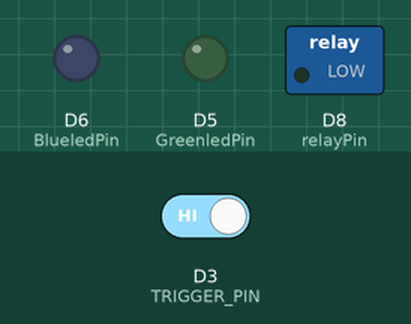
Simulated run of this sketch. Board: ESP8266 (NodeMCU). Parts: switched loads named in the sketch (green lamp = pin HIGH), output pins drawn as LEDs (lit = HIGH). The inputs (shaded band) are chosen by the test bench; at power-on: D3 (TRIGGER_PIN) HIGH. WiFi joins after 1.5 s; servers stay silent unless stated; what the sketch prints to the serial monitor is not drawn.

Above: at 0.0 s.
At 5.7 s:
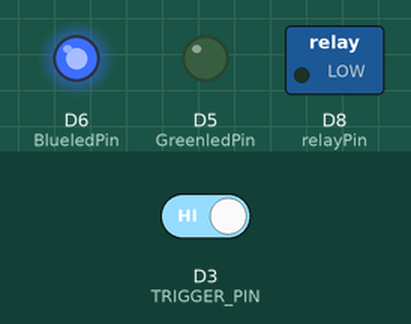
5.8 s: D3 (TRIGGER_PIN) driven LOW
7.3 s: D3 (TRIGGER_PIN) driven HIGH
Timing chart, 0 to 10.3 s (numbered marks = the images above; inputs shaded):
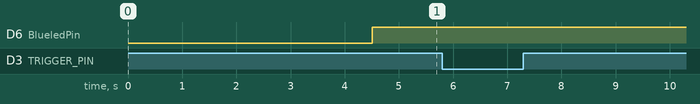

The sketch:

CoffeeMakerWiFi.ino
```cpp
/**
 * WiFiManager advanced demo, contains advanced configurartion options
 * Implements TRIGGEN_PIN button press, press for ondemand configportal, hold for 3 seconds for reset settings.
 */
#include <WiFiManager.h> // https://github.com/tzapu/WiFiManager

#define TRIGGER_PIN 0

// wifimanager can run in a blocking mode or a non blocking mode
// Be sure to know how to process loops with no delay() if using non blocking
bool wm_nonblocking = false; // change to true to use non blocking
bool brewingState = false; // change to true when brew cycle starts
int BrewStartTime = 0;
WiFiManager wm; // global wm instance
WiFiManagerParameter coffeeParam; // global param ( for non blocking w params )
const int relayPin = D8; // Change this to the pin controlling your relay
const int GreenledPin   = D5;  // Pin controlling the Green LED
const int BlueledPin   = D6;   // Pin controlling the Blue LED

void setup() {
  WiFi.mode(WIFI_STA); // explicitly set mode, esp defaults to STA+AP
  Serial.begin(115200);
  Serial.setDebugOutput(true);
  delay(3000);
  Serial.println("\n Starting");

  pinMode(TRIGGER_PIN, INPUT);
  pinMode(relayPin, OUTPUT);
  pinMode(GreenledPin, OUTPUT);
  pinMode(BlueledPin, OUTPUT);
  // Note: Red LED is always on (hardwired to 3v3), so no code needed

  // wm.resetSettings(); // wipe settings

  if(wm_nonblocking) wm.setConfigPortalBlocking(false);

  // add a custom input field
  int customFieldLength = 40;


  const char* custom_radio_str = "<br/><label for='coffeeMakerState'>Coffee Maker State><br><br></label><input type='radio' name='coffeeMakerStateid' value='0' checked> Off<br><input type='radio' name='coffeeMakerStateid' value='1'> On";
  new (&coffeeParam) WiFiManagerParameter(custom_radio_str); // custom html input

  wm.addParameter(&coffeeParam);

  wm.setSaveParamsCallback(saveParamCallback);

  // custom menu via array or vector
  //
  // menu tokens, "wifi","wifinoscan","info","param","close","sep","erase","restart","exit" (sep is seperator) (if param is in menu, params will not show up in wifi page!)
  // const char* menu[] = {"wifi","info","param","sep","restart","exit"};
  // wm.setMenu(menu,6);
  std::vector<const char *> menu = {"wifi","info","param","sep","restart","exit"};
  wm.setMenu(menu);

  // set dark theme
  wm.setClass("invert");


  //set static ip
  // wm.setSTAStaticIPConfig(IPAddress(10,0,1,99), IPAddress(10,0,1,1), IPAddress(255,255,255,0)); // set static ip,gw,sn
  // wm.setShowStaticFields(true); // force show static ip fields
  // wm.setShowDnsFields(true);    // force show dns field always

  // wm.setConnectTimeout(20); // how long to try to connect for before continuing
  wm.setConfigPortalTimeout(300); // auto close configportal after n seconds
  // wm.setCaptivePortalEnable(false); // disable captive portal redirection
  // wm.setAPClientCheck(true); // avoid timeout if client connected to softap

  // wifi scan settings
  // wm.setRemoveDuplicateAPs(false); // do not remove duplicate ap names (true)
  // wm.setMinimumSignalQuality(20);  // set min RSSI (percentage) to show in scans, null = 8%
  // wm.setShowInfoErase(false);      // do not show erase button on info page
  // wm.setScanDispPerc(true);       // show RSSI as percentage not graph icons

  // wm.setBreakAfterConfig(true);   // always exit configportal even if wifi save fails

  bool res;
  // res = wm.autoConnect(); // auto generated AP name from chipid
  // res = wm.autoConnect("AutoConnectAP"); // anonymous ap

  res = wm.autoConnect("Coffee Maker Setup","TestPassword851"); // password protected ap

  if(!res) {
    Serial.println("Failed to connect or hit timeout");
    // ESP.restart();
  }
  else {
    //if you get here you have connected to the WiFi
    Serial.println("connected...yeey :)");
  }
}

void checkButton(){
  // check for button press
  if ( digitalRead(TRIGGER_PIN) == LOW ) {
    // poor mans debounce/press-hold, code not ideal for production
    delay(50);
    if( digitalRead(TRIGGER_PIN) == LOW ){
      Serial.println("Button Pressed");
      // still holding button for 3000 ms, reset settings, code not ideaa for production
      delay(3000); // reset delay hold
      if( digitalRead(TRIGGER_PIN) == LOW ){
        Serial.println("Button Held");
        Serial.println("Erasing Config, restarting");
        wm.resetSettings();
        ESP.restart();
      }

      // start portal w delay
      Serial.println("Starting config portal");
      wm.setConfigPortalTimeout(120);

      if (!wm.startConfigPortal("Coffee Maker Config","TestPassword851")) {
        Serial.println("failed to connect or hit timeout");
        delay(3000);
        // ESP.restart();
      } else {
        //if you get here you have connected to the WiFi
        Serial.println("connected...yeey :)");
      }
    }
  }
}


String getParam(String name){
  //read parameter from server, for customhmtl input
  String value;
  if(wm.server->hasArg(name)) {
    value = wm.server->arg(name);
  }
  return value;
}

void saveParamCallback(){
  Serial.println("[CALLBACK] saveParamCallback fired");
  Serial.println("PARAM coffeeMakerStateid = " + getParam("coffeeMakerStateid"));

  checkCoffeeState();
}
void checkCoffeeState(){
  Serial.println("started checkCoffeeState() function");

  String coffeeMakerState = getParam("coffeeMakerStateid");

if (strcmp(coffeeMakerState.c_str(), "1") == 0) {
    if(brewingState == 0){
      digitalWrite(relayPin, HIGH);     // Turn coffee maker ON
      digitalWrite(GreenledPin, HIGH);    // Green LED on indicates "on"
      digitalWrite(BlueledPin, LOW);      // Blue LED off

      Serial.println("Coffee Maker ON");

      brewingState = true;
      BrewStartTime = millis();
      delay(4);
      }

    if(millis() - BrewStartTime >= 120000){
      digitalWrite(relayPin, LOW);      // Turn coffee maker OFF
      digitalWrite(GreenledPin, LOW);     // Green LED off
      digitalWrite(BlueledPin, HIGH);     // Blue LED on indicates "off"
       Serial.println("Coffee Maker OFF");
     }

  } else {
    digitalWrite(relayPin, LOW);      // Turn coffee maker OFF
    digitalWrite(GreenledPin, LOW);     // Green LED off
    digitalWrite(BlueledPin, HIGH);     // Blue LED on indicates "off"
    Serial.println("Coffee Maker OFF");
  }

}
void loop() {
  if(wm_nonblocking) wm.process(); // avoid delays() in loop when non-blocking and other long running code
  checkButton();
  checkCoffeeState();
  // put your main code here, to run repeatedly:
}
```
